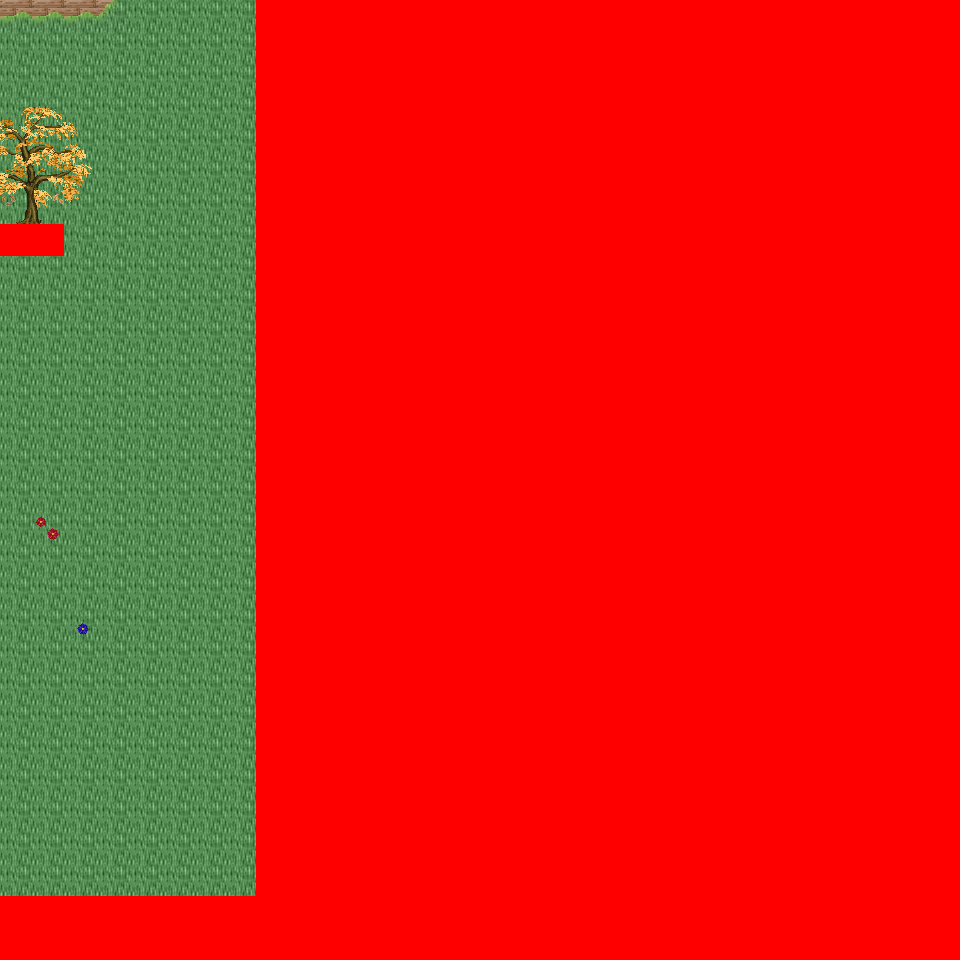

Below is a game level as drawn by its tile map, then a one-line description and the .tmx that defines it (tile-layer data replaced by summaries):
An orthogonal 30x30 tile map with 32x32 px tiles, 6 tile layers (Ground, Object, Object2, Above, ...), 41 tilesets and 3 objects (3x mapchange).

<map version="1.0" orientation="orthogonal" renderorder="right-down" width="30" height="30" tilewidth="32" tileheight="32" nextobjectid="4">
  <tileset firstgid="1" name="tileset_logic_collision" tilewidth="32" tileheight="32" tilecount="1" columns="1">
    <image source="../drawable/tileset_logic_collision.png" width="32" height="32" />
  </tileset>
  <tileset firstgid="2" name="tileset_ground_ground" tilewidth="32" tileheight="32" tilecount="33" columns="3">
    <image source="../drawable/tileset_ground_ground.png" width="96" height="352" />
  </tileset>
  <tileset firstgid="35" name="tileset_building_castle" tilewidth="32" tileheight="32" tilecount="320" columns="20">
    <image source="../drawable/tileset_building_castle.png" width="640" height="512" />
  </tileset>
  <tileset firstgid="355" name="tileset_item_weapon_cannon" tilewidth="32" tileheight="32" tilecount="12" columns="3">
    <image source="../drawable/tileset_item_weapon_cannon.png" width="96" height="128" />
  </tileset>
  <tileset firstgid="367" name="tileset_item_pot_barrels_1" tilewidth="32" tileheight="32" tilecount="8" columns="4">
    <image source="../drawable/tileset_item_pot_barrels_1.png" width="128" height="64" />
  </tileset>
  <tileset firstgid="375" name="tileset_ground_grass_edges" tilewidth="32" tileheight="32" tilecount="36" columns="12">
    <image source="../drawable/tileset_ground_grass_edges.png" width="384" height="96" />
  </tileset>
  <tileset firstgid="411" name="tileset_ground_grass_corners" tilewidth="32" tileheight="32" tilecount="24" columns="6">
    <image source="../drawable/tileset_ground_grass_corners.png" width="192" height="128" />
  </tileset>
  <tileset firstgid="435" name="tileset_plant_vine" tilewidth="32" tileheight="32" tilecount="3" columns="1">
    <image source="../drawable/tileset_plant_vine.png" width="32" height="96" />
  </tileset>
  <tileset firstgid="438" name="tileset_ground_water_pool" tilewidth="32" tileheight="32" tilecount="72" columns="3">
    <image source="../drawable/tileset_ground_water_pool.png" width="96" height="768" />
  </tileset>
  <tileset firstgid="510" name="tileset_ground_earth_edges" tilewidth="32" tileheight="32" tilecount="18" columns="6">
    <image source="../drawable/tileset_ground_earth_edges.png" width="192" height="96" />
  </tileset>
  <tileset firstgid="528" name="tileset_building_decoration_chimney" tilewidth="32" tileheight="32" tilecount="2" columns="1">
    <image source="../drawable/tileset_building_decoration_chimney.png" width="32" height="64" />
  </tileset>
  <tileset firstgid="530" name="tileset_building_decoration_chimney_big" tilewidth="32" tileheight="32" tilecount="2" columns="1">
    <image source="../drawable/tileset_building_decoration_chimney_big.png" width="32" height="64" />
  </tileset>
  <tileset firstgid="532" name="tileset_plant_tree_fall_trees" tilewidth="32" tileheight="32" tilecount="40" columns="8">
    <image source="../drawable/tileset_plant_tree_fall_trees.png" width="256" height="160" />
  </tileset>
  <tileset firstgid="572" name="tileset_plant_tree_chestnut_tree" tilewidth="32" tileheight="32" tilecount="20" columns="4">
    <image source="../drawable/tileset_plant_tree_chestnut_tree.png" width="128" height="160" />
  </tileset>
  <tileset firstgid="592" name="tileset_plant_bush_hedge" tilewidth="32" tileheight="32" tilecount="35" columns="5">
    <image source="../drawable/tileset_plant_bush_hedge.png" width="160" height="224" />
  </tileset>
  <tileset firstgid="627" name="tileset_item_statue_gazingball_statue" tilewidth="32" tileheight="32" tilecount="12" columns="3">
    <image source="../drawable/tileset_item_statue_gazingball_statue.png" width="96" height="128" />
  </tileset>
  <tileset firstgid="639" name="tileset_plant_flower_red_blue_clusters" tilewidth="32" tileheight="32" tilecount="4" columns="1">
    <image source="../drawable/tileset_plant_flower_red_blue_clusters.png" width="32" height="128" />
  </tileset>
  <tileset firstgid="643" name="tileset_ground_cobbled_paving" tilewidth="32" tileheight="32" tilecount="1" columns="1">
    <image source="../drawable/tileset_ground_cobbled_paving.png" width="32" height="32" />
  </tileset>
  <tileset firstgid="644" name="tileset_furniture_light_lamp_blue" tilewidth="32" tileheight="32" tilecount="3" columns="1">
    <image source="../drawable/tileset_furniture_light_lamp_blue.png" width="32" height="96" />
  </tileset>
  <tileset firstgid="647" name="tileset_plant_leaves" tilewidth="32" tileheight="32" tilecount="8" columns="4">
    <image source="../drawable/tileset_plant_leaves.png" width="128" height="64" />
  </tileset>
  <tileset firstgid="655" name="tileset_plant_flower_flowers_mixed" tilewidth="32" tileheight="32" tilecount="16" columns="4">
    <image source="../drawable/tileset_plant_flower_flowers_mixed.png" width="128" height="128" />
  </tileset>
  <tileset firstgid="671" name="tileset_plant_bush_large_green" tilewidth="32" tileheight="32" tilecount="9" columns="3">
    <image source="../drawable/tileset_plant_bush_large_green.png" width="96" height="96" />
  </tileset>
  <tileset firstgid="680" name="tileset_plant_bush_hosta" tilewidth="32" tileheight="32" tilecount="9" columns="3">
    <image source="../drawable/tileset_plant_bush_hosta.png" width="96" height="96" />
  </tileset>
  <tileset firstgid="689" name="tileset_item_statue_fairypool" tilewidth="32" tileheight="32" tilecount="16" columns="2">
    <image source="../drawable/tileset_item_statue_fairypool.png" width="64" height="256" />
  </tileset>
  <tileset firstgid="705" name="tileset_item_statue_grey_stone" tilewidth="32" tileheight="32" tilecount="4" columns="2">
    <image source="../drawable/tileset_item_statue_grey_stone.png" width="64" height="64" />
  </tileset>
  <tileset firstgid="709" name="tileset_item_statue_plants_potted_stone" tilewidth="32" tileheight="32" tilecount="6" columns="3">
    <image source="../drawable/tileset_item_statue_plants_potted_stone.png" width="96" height="64" />
  </tileset>
  <tileset firstgid="715" name="tileset_plant_flower_daisy_blue" tilewidth="32" tileheight="32" tilecount="8" columns="2">
    <image source="../drawable/tileset_plant_flower_daisy_blue.png" width="64" height="128" />
  </tileset>
  <tileset firstgid="723" name="tileset_plant_flower_daisy_red" tilewidth="32" tileheight="32" tilecount="8" columns="2">
    <image source="../drawable/tileset_plant_flower_daisy_red.png" width="64" height="128" />
  </tileset>
  <tileset firstgid="731" name="tileset_plant_flower_daisy_white" tilewidth="32" tileheight="32" tilecount="8" columns="2">
    <image source="../drawable/tileset_plant_flower_daisy_white.png" width="64" height="128" />
  </tileset>
  <tileset firstgid="739" name="tileset_plant_flower_daisy_yellow" tilewidth="32" tileheight="32" tilecount="8" columns="2">
    <image source="../drawable/tileset_plant_flower_daisy_yellow.png" width="64" height="128" />
  </tileset>
  <tileset firstgid="747" name="tileset_furniture_chair_bench_white" tilewidth="32" tileheight="32" tilecount="8" columns="2">
    <image source="../drawable/tileset_furniture_chair_bench_white.png" width="64" height="128" />
  </tileset>
  <tileset firstgid="755" name="tileset_plant_bush_bricked_bushes" tilewidth="32" tileheight="32" tilecount="6" columns="2">
    <image source="../drawable/tileset_plant_bush_bricked_bushes.png" width="64" height="96" />
  </tileset>
  <tileset firstgid="761" name="tileset_plant_stump_small_stump" tilewidth="32" tileheight="32" tilecount="4" columns="2">
    <image source="../drawable/tileset_plant_stump_small_stump.png" width="64" height="64" />
  </tileset>
  <tileset firstgid="765" name="tileset_item_firewood" tilewidth="32" tileheight="32" tilecount="12" columns="3">
    <image source="../drawable/tileset_item_firewood.png" width="96" height="128" />
  </tileset>
  <tileset firstgid="777" name="tileset_item_campfires" tilewidth="32" tileheight="32" tilecount="2" columns="2">
    <image source="../drawable/tileset_item_campfires.png" width="64" height="32" />
  </tileset>
  <tileset firstgid="779" name="tileset_building_wall_int_sandstone" tilewidth="32" tileheight="32" tilecount="15" columns="3">
    <image source="../drawable/tileset_building_wall_int_sandstone.png" width="96" height="160" />
  </tileset>
  <tileset firstgid="794" name="tileset_ground_ground_3" tilewidth="32" tileheight="32" tilecount="5" columns="5">
    <image source="../drawable/tileset_ground_ground_3.png" width="160" height="32" />
  </tileset>
  <tileset firstgid="799" name="tileset_building_cottage" tilewidth="32" tileheight="32" tilecount="256" columns="16">
    <image source="../drawable/tileset_building_cottage.png" width="512" height="512" />
  </tileset>
  <tileset firstgid="1055" name="tileset_building_roof_thatched_roof" tilewidth="32" tileheight="32" tilecount="256" columns="16">
    <image source="../drawable/tileset_building_roof_thatched_roof.png" width="512" height="512" />
  </tileset>
  <tileset firstgid="1311" name="tileset_building_door_doors" tilewidth="32" tileheight="32" tilecount="256" columns="16">
    <image source="../drawable/tileset_building_door_doors.png" width="512" height="512" />
  </tileset>
  <tileset firstgid="1567" name="tileset_building_window_windows" tilewidth="32" tileheight="32" tilecount="256" columns="16">
    <image source="../drawable/tileset_building_window_windows.png" width="512" height="512" />
  </tileset>
  <layer name="Ground" width="30" height="30">
    <data>[900 cells, 900 non-empty, 5 distinct tile ids]</data>
  </layer>
  <layer name="Object" width="30" height="30">
    <data>[900 cells, 146 non-empty, 35 distinct tile ids]</data>
  </layer>
  <layer name="Object2" width="30" height="30">
    <data>[900 cells, 32 non-empty, 23 distinct tile ids]</data>
  </layer>
  <layer name="Above" width="30" height="30">
    <data>[900 cells, 68 non-empty, 37 distinct tile ids]</data>
  </layer>
  <layer name="Above2" width="30" height="30">
    <data>[900 cells, 4 non-empty, 2 distinct tile ids]</data>
  </layer>
  <layer name="Walkable" width="30" height="30">
    <data>[900 cells, 678 non-empty, 1 distinct tile ids]</data>
  </layer>
  <objectgroup name="MapEvents">
    <object id="1" name="north" type="mapchange" x="0" y="0" width="256" height="32">
      <properties>
        <property name="map" value="0_ados_mountain_n2_w2_x3_y1" />
        <property name="place" value="south" />
      </properties>
    </object>
    <object id="2" name="west" type="mapchange" x="0" y="0" width="32" height="224">
      <properties>
        <property name="map" value="0_ados_mountain_n2_w2_x2_y2" />
        <property name="place" value="east" />
      </properties>
    </object>
    <object id="3" name="west2" type="mapchange" x="0" y="256" width="32" height="640">
      <properties>
        <property name="map" value="0_ados_mountain_n2_w2_x2_y2" />
        <property name="place" value="east2" />
      </properties>
    </object>
  </objectgroup>
</map>
